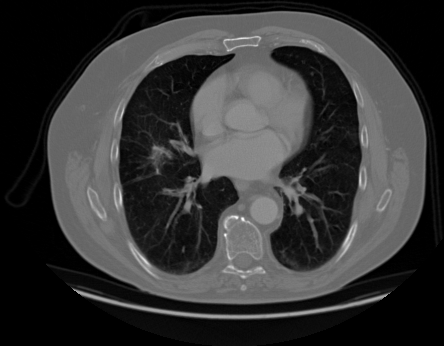
#> input picture dataset/test/000132 (8).png, 444 x 346 px, given in place of 000108 (3).png, which was not available
$ jupyter execute --allow-errors pixel.ipynb   (shell and % lines are left out)   (text cells are left out)
#> lines starting #> are read from the running program, lines starting #| are printed output that depends on the picture; pictures that were not available may be replaced by others from this repository, and a replacement may not be noted
[cell 1]
from zipfile import ZipFile
file_name = "chest-ctscan-images.zip"

#> (the rest of this cell did not finish here and is left out)

[cell 2]
# import the necessary packages
from matplotlib import pyplot as plt
import argparse
import cv2

[cell 3]
def plt_imshow(title, image):
	# convert the image frame BGR to RGB color space and display it
	image = cv2.cvtColor(image, cv2.COLOR_BGR2RGB)
	plt.imshow(image)
	plt.title(title)
	plt.grid(False)
	plt.show()

[cell 4]
# since we are using Jupyter Notebooks we can replace our argument
# parsing code with *hard coded* arguments and values
args = {
	"image": "/content/Data/test/adenocarcinoma/000108 (3).png"
}

[cell 5]
img_src = cv2.imread('/content/Data/test/adenocarcinoma/000108 (3).png',0)
#> img_src is the input picture: shape (346, 444); min 0, max 255, mean 54
print(img_src)
#> (printed output is left out)

[cell 6]
# load the image, grab its spatial dimensions (width and height),
# and then display the original image to our screen
image = cv2.imread(args["image"])
(h, w) = image.shape[:2]
#> h = 346; w = 444
plt_imshow("Original", image)

[cell 7]
# images are simply NumPy arrays -- with the origin (0, 0) located at
# the top-left of the image
(b, g, r) = image[0, 0]
#> b = 1; g = 1; r = 1
print("Pixel at (0, 0) - Red: {}, Green: {}, Blue: {}".format(r, g, b))
#| Pixel at (0, 0) - Red: 1, Green: 1, Blue: 1

# access the pixel located at x=50, y=20
(b, g, r) = image[20, 50]
#> b = 0; g = 0; r = 0
print("Pixel at (50, 20) - Red: {}, Green: {}, Blue: {}".format(r, g, b))
#| Pixel at (50, 20) - Red: 0, Green: 0, Blue: 0

# update the pixel at (50, 20) and set it to red
image[20, 50] = (0, 0, 255)
(b, g, r) = image[20, 50]
#> r = 255
print("Pixel at (50, 20) - Red: {}, Green: {}, Blue: {}".format(r, g, b))
#| Pixel at (50, 20) - Red: 255, Green: 0, Blue: 0

[cell 8]
# compute the center of the image, which is simply the width and height
# divided by two
(cX, cY) = (w // 2, h // 2)
#> cX = 222; cY = 173

# since we are using NumPy arrays, we can apply array slicing to grab
# large chunks/regions of interest from the image -- here we grab the
# top-left corner of the image
tl = image[0:cY, 0:cX]
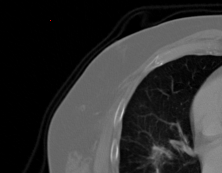
#> tl: shape (173, 222, 3); mean B, G, R 48.2, 48.2, 48.2
plt_imshow("Top-Left Corner", tl)

[cell 9]
# in a similar fashion, we can crop the top-right, bottom-right, and
# bottom-left corners of the image and then display them to our
# screen
tr = image[0:cY, cX:w]
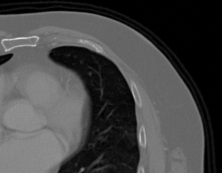
#> tr: shape (173, 222, 3); min 0, max 231, mean 69.9
br = image[cY:h, cX:w]
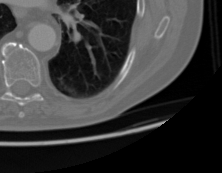
#> br: shape (173, 222, 3); min 0, max 255, mean 57.6
bl = image[cY:h, 0:cX]
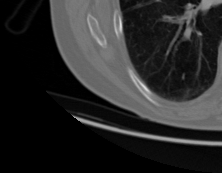
#> bl: shape (173, 222, 3); min 0, max 222, mean 40.3
plt_imshow("Top-Right Corner", tr)
plt_imshow("Bottom-Right Corner", br)
plt_imshow("Bottom-Left Corner", bl)

[cell 10]
# set the top-left corner of the original image to be green
image[0:cY, 0:cX] = (0, 255, 0)
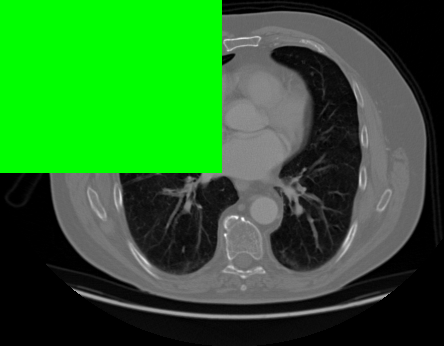
#> image: shape (346, 444, 3); mean B, G, R 41.9, 105.7, 41.9

# Show our updated image
plt_imshow("Updated", image)

$ run again, on dataset/test/000136 (8).png
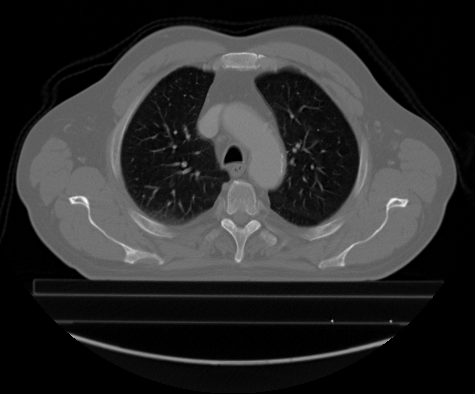
#> input picture dataset/test/000136 (8).png, 475 x 394 px, given in place of 000108 (3).png, which was not available
#> img_src is the input picture: shape (394, 475); min 0, max 255, mean 44.7
#> (printed output is left out)
#> `(b, g, r) = image[0, 0]`: b = 0
#| Pixel at (0, 0) - Red: 0, Green: 0, Blue: 0
#| Pixel at (50, 20) - Red: 0, Green: 0, Blue: 0
#> `(b, g, r) = image[20, 50]`: r = 255
#| Pixel at (50, 20) - Red: 255, Green: 0, Blue: 0
#> `bl = image[cY:h, 0:cX]`:
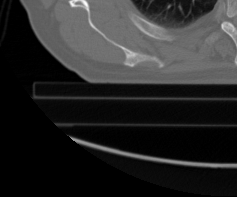
#> bl: shape (197, 237, 3); min 0, max 255, mean 41.2
#> `image[0:cY, 0:cX] = (0, 255, 0)`:
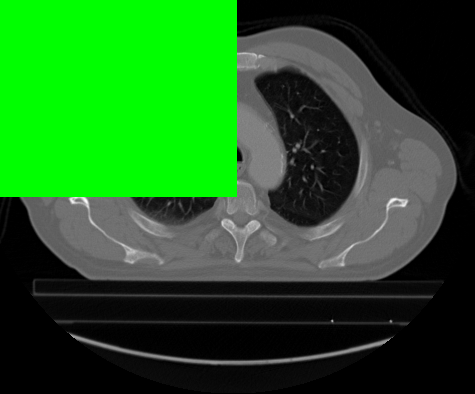
#> image: shape (394, 475, 3); mean B, G, R 32.7, 96.3, 32.7

$ run again, on dataset/test/000139 (4).png
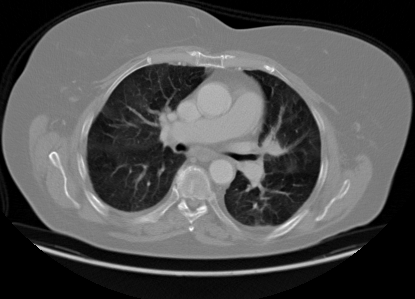
#> input picture dataset/test/000139 (4).png, 415 x 299 px, given in place of 000108 (3).png, which was not available
#> img_src is the input picture: shape (299, 415); min 0, max 255, mean 81.4
#> (printed output is left out)
#> `(b, g, r) = image[0, 0]`: b = 1
#| Pixel at (0, 0) - Red: 1, Green: 1, Blue: 1
#> `(b, g, r) = image[20, 50]`: b = 10
#| Pixel at (50, 20) - Red: 10, Green: 10, Blue: 10
#> `(b, g, r) = image[20, 50]`: b = 0; r = 255
#| Pixel at (50, 20) - Red: 255, Green: 0, Blue: 0
#> `bl = image[cY:h, 0:cX]`:
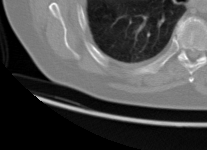
#> bl: shape (150, 207, 3); min 0, max 255, mean 73.9
#> `image[0:cY, 0:cX] = (0, 255, 0)`:
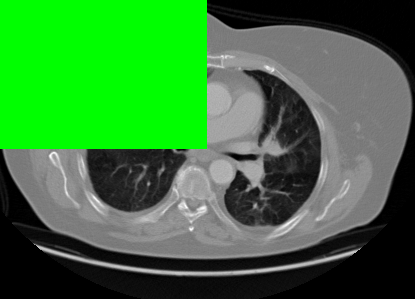
#> image: shape (299, 415, 3); mean B, G, R 58.2, 121.6, 58.2
